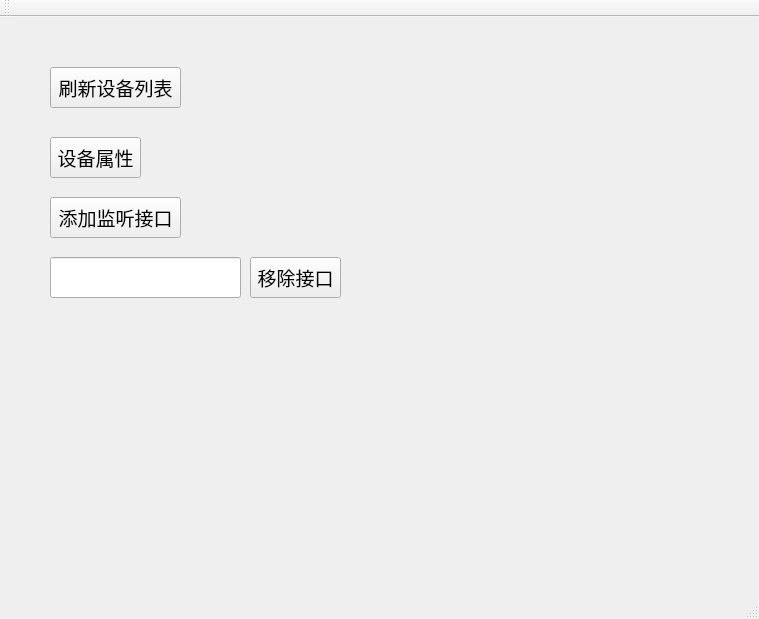
<?xml version="1.0" encoding="UTF-8"?>
<ui version="4.0">
 <class>MainWindow</class>
 <widget class="QMainWindow" name="MainWindow">
  <property name="geometry">
   <rect>
    <x>0</x>
    <y>0</y>
    <width>759</width>
    <height>619</height>
   </rect>
  </property>
  <property name="font">
   <font>
    <pointsize>14</pointsize>
   </font>
  </property>
  <property name="windowTitle">
   <string>MainWindow</string>
  </property>
  <widget class="QWidget" name="centralWidget">
   <widget class="QPushButton" name="mDevPushButton">
    <property name="geometry">
     <rect>
      <x>50</x>
      <y>50</y>
      <width>131</width>
      <height>41</height>
     </rect>
    </property>
    <property name="text">
     <string>刷新设备列表</string>
    </property>
   </widget>
   <widget class="QPushButton" name="mDevPushButton_2">
    <property name="geometry">
     <rect>
      <x>50</x>
      <y>120</y>
      <width>91</width>
      <height>41</height>
     </rect>
    </property>
    <property name="text">
     <string>设备属性</string>
    </property>
   </widget>
   <widget class="QPushButton" name="mDevPushButton_3">
    <property name="geometry">
     <rect>
      <x>50</x>
      <y>180</y>
      <width>131</width>
      <height>41</height>
     </rect>
    </property>
    <property name="text">
     <string>添加监听接口</string>
    </property>
   </widget>
   <widget class="QLineEdit" name="lineEdit">
    <property name="geometry">
     <rect>
      <x>50</x>
      <y>240</y>
      <width>191</width>
      <height>41</height>
     </rect>
    </property>
   </widget>
   <widget class="QPushButton" name="mDevPushButton_4">
    <property name="geometry">
     <rect>
      <x>250</x>
      <y>240</y>
      <width>91</width>
      <height>41</height>
     </rect>
    </property>
    <property name="text">
     <string>移除接口</string>
    </property>
   </widget>
  </widget>
  <widget class="QMenuBar" name="menuBar">
   <property name="geometry">
    <rect>
     <x>0</x>
     <y>0</y>
     <width>759</width>
     <height>27</height>
    </rect>
   </property>
  </widget>
  <widget class="QToolBar" name="mainToolBar">
   <attribute name="toolBarArea">
    <enum>TopToolBarArea</enum>
   </attribute>
   <attribute name="toolBarBreak">
    <bool>false</bool>
   </attribute>
  </widget>
  <widget class="QStatusBar" name="statusBar"/>
 </widget>
 <layoutdefault spacing="6" margin="11"/>
 <resources/>
 <connections/>
</ui>
